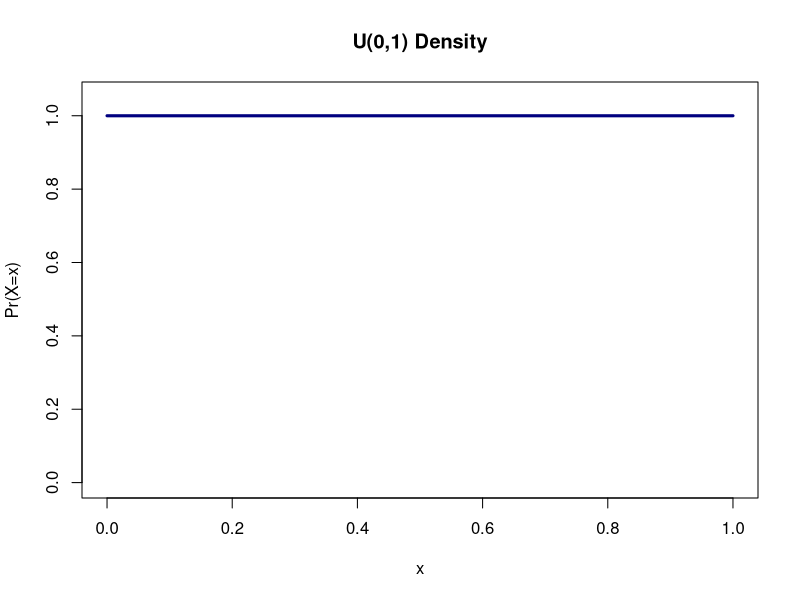
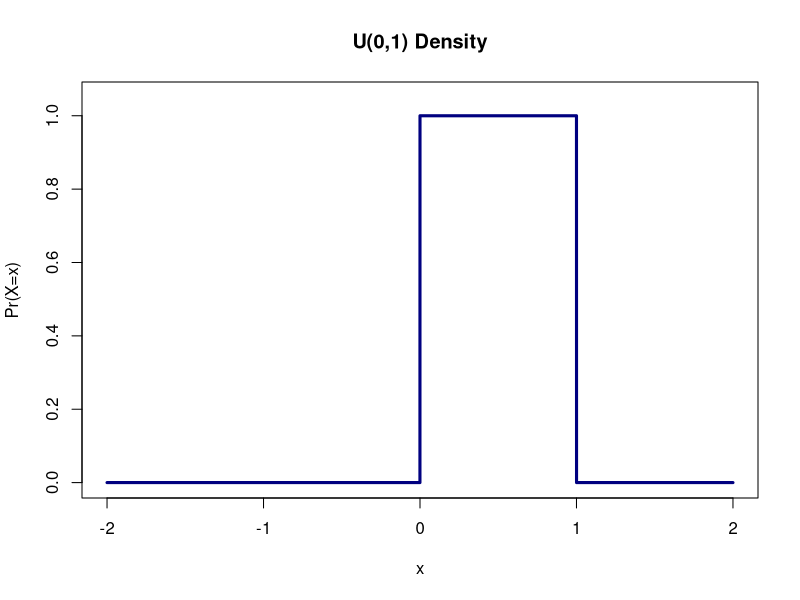
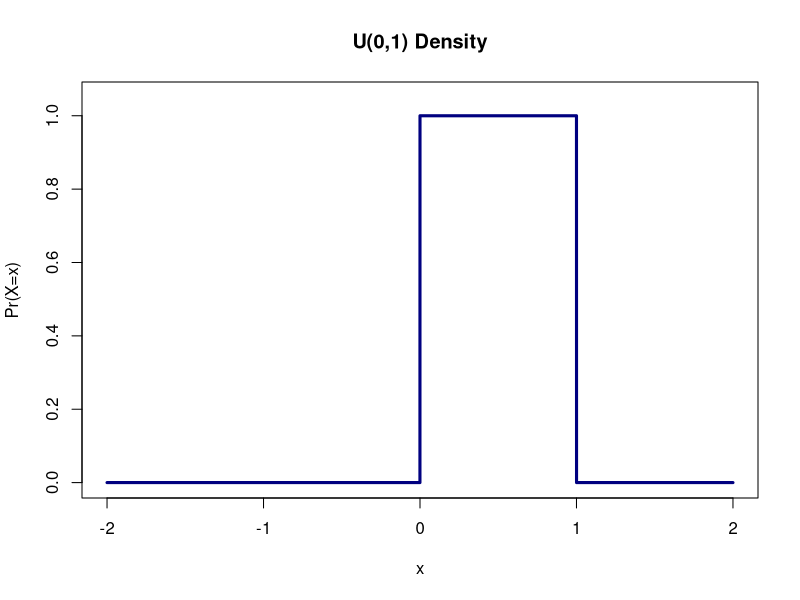
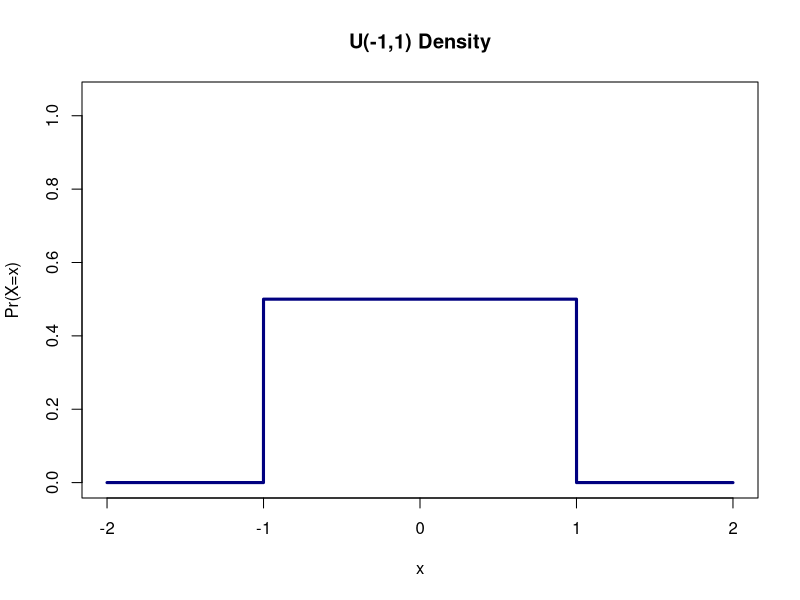
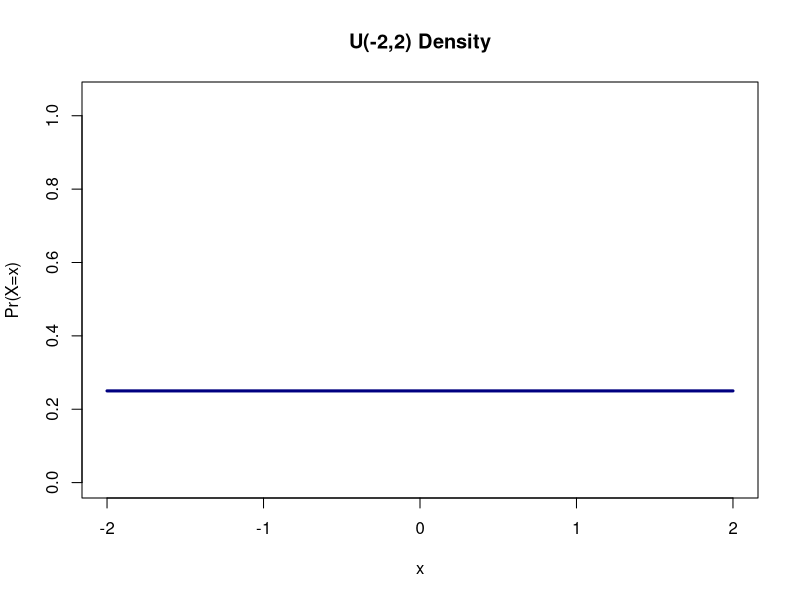
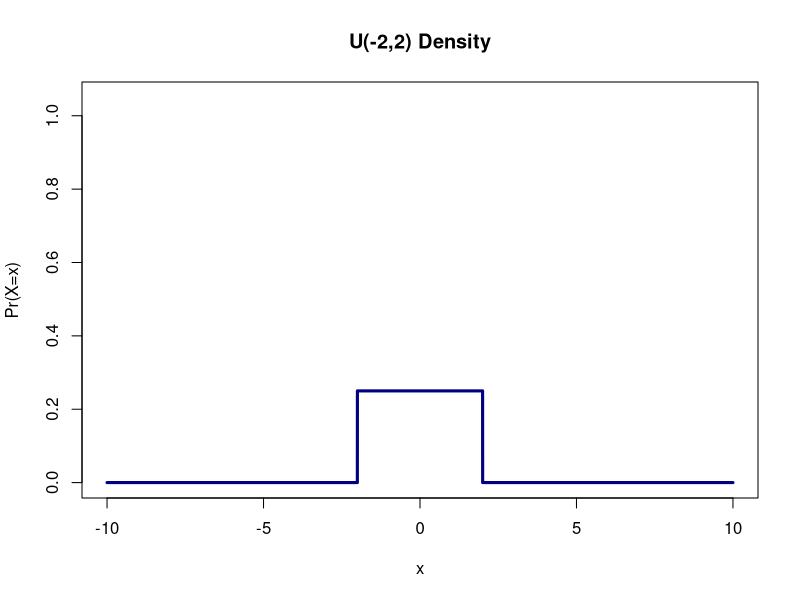
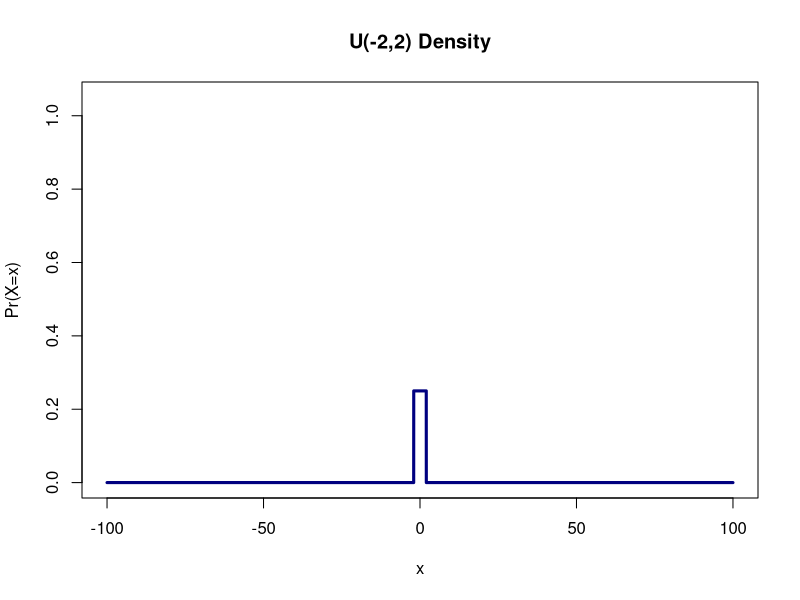
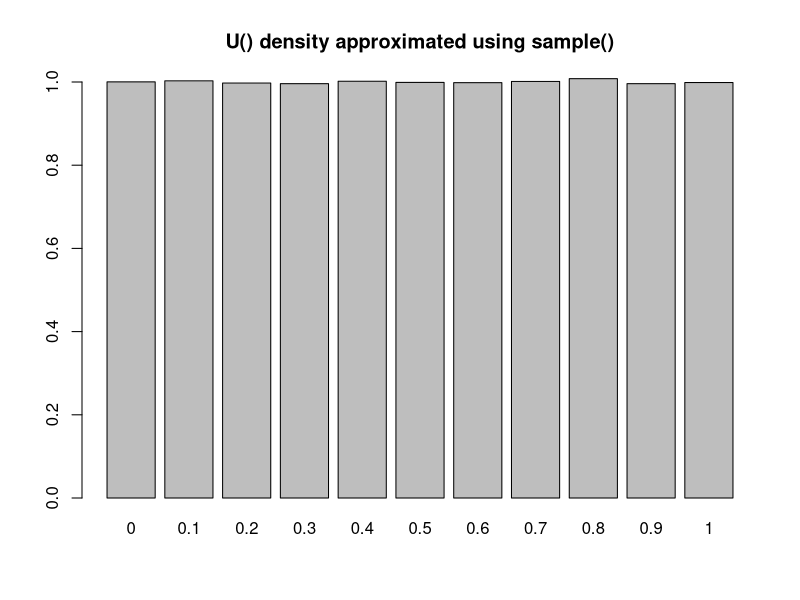

Here is the R script that generated these plots, in order: (Note: this script raises an error after producing the figures.)
## R_Demo_Simulation_Learning_Probability_Continuous_Distributions.R
##########################################################################
## INSTRUCTOR: Christopher Fariss
## COURSE NAME: Programming and Simulation Methods for Computational Social Science (1T, 2W)
## University of Essex Summer School 2025
##
## Date: 2025-07-08
##
## Please e-mail me if you find any errors or have and suggestions
## e-mail: cjf0006@gmail.com
## e-mail: cjfariss@umich.edu
##########################################################################
## Introduction to tutorial:
##
## For this R tutorial, we will learn about:
##
## (1) Discrete probability distributions for discrete events (e.g., a coin flip; rolling a 6-sided dice).
## (2) Continuous probability distributions (e.g., SAT, GRE or LSAT scores; human weight at birth; distance from the center of the board for the beanbag toss or cornhole game)
##
## Note: This lesson contains information you will use in a program challenge this week: select one continuous and/or one discrete probability distribution from below (not including Uniform, Normal, Bernoulli, or Binomial) and describe it in detail with ## comments and R code. See the examples for Uniform, Normal, Bernoulli, or Binomial distributions below. If you select 2 distributions, make sure one is continuous and the other is discrete.
##
##########################################################################

## Recall: probability mass or probability density: this is just how much probability does each event/outcome have and it all needs to sum to 1 to be a probability measure (see the less from last week)

## What is density? Density is the relative probability of sampling an event at a specific point along the range of possible values defined by the function.

##########################################################################
## continuous probability distributions usually called density functions
##########################################################################
##
## uniform distribution
##
## The uniform distribution is a continuous distribution
##
## The sample space S for the uniform distribution, is defined so that the density for any value is the same or uniform over the range of possible values that any one element can take. Instead of directly estimating probabilities as we did above, we will instead estimate density.
##
## What is density? Density is the relative probability of sampling an event a specific point along the range of possible values defined by the function.
##
## In other words, the uniform distribution with range a to b, denoted U (a, b), has a constant probability density of 1/(b-a) for a <= y <= b and zero probability elsewhere. The standard uniform is defined so that a=0 and b=1: U(0,1),
##
## range a <= y <= b
## distribution function: 1/(b - a)
## parameters: a and b
## R function names:
## dunif
## punif
## qunif
## runif
##
## parameters:
## formula for the mean: (a + b)/2
## formula for the variance: ((b - a)^2)/12
##
## let's define our own uniform function
uniform_function <- function(x,a,b){
  ifelse(x>=a & x<=b, 1/(b - a), 0)
}

## call our user defined function
uniform_function(1,0,1)
uniform_function(1,a=0,b=2)
uniform_function(1,-1,1)
uniform_function(1,-10,10)

uniform_function(-8,0,1)
uniform_function(-8,0,2)
uniform_function(-8,-1,1)
uniform_function(-8,-10,10)

## use R's based function for a uniform distribution
dunif(1,0,1)
dunif(1,0,2)
dunif(1,-1,1)
dunif(1,-10,10)

dunif(-8,0,1)
dunif(-8,0,2)
dunif(-8,-1,1)
dunif(-8,-10,10)

## we can use the p or probability version of the uniform function built into R to answer to the following question:
## What is the probability of observing a value between 0 and 0.5 for a uniform random variable that spans the range 0 to 1?
punif(0.5,0,1)

punif(0.25,0,1)

## What is the probability of observing a value between 0.25 and 0.5 for a uniform random variable that spans the range 0 to 1?
punif(0.5,0,1) - punif(0.25,0,1)

## Graph the Uniform density function using the curve() function
curve(expr=dunif, ylab="Pr(X=x)", type="l", xlim=c(0,1), ylim=c(0,1.05), lwd=3, col="navy", main="U(0,1) Density")

curve(expr=dunif, n=10001, from=-2,to=2, ylab="Pr(X=x)", type="l", xlim=c(-2,2), ylim=c(0,1.05), lwd=3, col="navy", main="U(0,1) Density")

curve(expr=dunif(x, min = 0, max = 1), n=10001, from=-2,to=2, ylab="Pr(X=x)", type="l", xlim=c(-2,2), ylim=c(0,1.05), lwd=3, col="navy", main="U(0,1) Density")

curve(expr=dunif(x, min = -1, max = 1), n=10001, from=-2,to=2, ylab="Pr(X=x)", type="l", xlim=c(-2,2), ylim=c(0,1.05), lwd=3, col="navy", main="U(-1,1) Density")

curve(expr=dunif(x, min = -2, max = 2), n=10001, from=-2,to=2, ylab="Pr(X=x)", type="l", xlim=c(-2,2), ylim=c(0,1.05), lwd=3, col="navy", main="U(-2,2) Density")

curve(expr=dunif(x, min = -2, max = 2), n=10001, from=-10,to=10, ylab="Pr(X=x)", type="l", xlim=c(-10,10), ylim=c(0,1.05), lwd=3, col="navy", main="U(-2,2) Density")

curve(expr=dunif(x, min = -2, max = 2), n=10001, from=-100,to=100, ylab="Pr(X=x)", type="l", xlim=c(-100,100), ylim=c(0,1.05), lwd=3, col="navy", main="U(-2,2) Density")


## how many of the draws are very close to the middle of the uniform distribution? (hint: what is the proportion)
sim_n <- 10000
random_draws <- runif(sim_n,0,1)
summary(random_draws)

## as a reminder 
length(unique(c(1,2,2)))

length(unique(random_draws))

table(random_draws>=0 & random_draws<=.25)

table(random_draws>=0 & random_draws<=.25)/sim_n

table(random_draws>=0 & random_draws<=.5)/sim_n

table(random_draws>=.4 & random_draws<=.5)/sim_n

table(random_draws>=0 & random_draws<=1)/sim_n

## we can calculate the above with the p-type function in R
## the p-type function for a density function tells us the density or probability of a function at a given value along the x-axis
## the p-type function turns density into probability by calculating the area under the curve at particular points along the real-number-line
punif(.25)

punif(.25) - punif(0)

punif(.5) - punif(0)

punif(1) - punif(0)

punif(1) - punif(-1)

punif(.5) - punif(.4)


## simulation using sample()

## set parameters
a <- 0
b <- 1

## let's approximate the normal distribution with a sample() function
x <- seq(from=a, to=b, by=.1)
x


## calculate the density using the normal distribution function dnorm() which is built into R
x_dunif <- dunif(x, min=a, max=b)
x_dunif

## simulate draws from a normal distribution
sim_size <- 1000000
x_samples <- sample(x, size=sim_size, replace=TRUE, prob=x_dunif)
w <- length(unique(x_samples)) * (1/(b-a))
w
x_dunif_estimate <- table(x_samples)/(sim_size / w) ## modify by the length() of the unique values in the x sequence
x_dunif_estimate
barplot(x_dunif_estimate, main="U() density approximated using sample()", ylim=c(0,1))
MASS::truehist(x_samples, main="U() density using sample()")

## simulate draws from the uniform distribution using runif()
x_samples <- runif(sim_size, min=a, max=b)
MASS::truehist(x_samples, main="U() density using runif()")
## more optional bonus problems



##########################################################################
##
## normal distribution
##
## The normal distribution is a continuous distribution
##
## The sample space S for the normal distribution, is defined so that the density for any value along the real number line from negative infinity to positive infinity. Instead of directly estimating probabilities as we did above, as with the uniform distribution we will instead estimate density.
##
## What is density? Density is the relative probability of sampling an event at a specific point along the range of possible values defined by the function.
##
## Unlike the uniform distribution the density value for a normal distribution varies (is not uniform) for different values along the real number line.
##
##
## range:
## distribution function: 1/(sigma*sqrt(2*pi)) * exp(-(y - mu)^2/2*sigma^2)
## parameters: the mean mu and the standard deviation sigma (or the variance sigma^2)
## R function names:
## dnorm
## pnorm
## qnorm
## rnorm
##
## parameters:
## formula for the mean: mu
## formula for the variance: sigma^2
##
## let's define our own uniform function
normal_density <- function(y, mu, sigma){
  1/(sigma*sqrt(2*pi)) * exp(-(y - mu)^2/2*sigma^2)
}

## call the user defined normal density function
normal_density(y=0, mu=0, sigma=1) ## standard normal density mu=0, sd=1
normal_density(y=0, mu=1, sigma=1)
normal_density(y=-1, mu=1, sigma=1)
normal_density(y=1, mu=1, sigma=1)
normal_density(y=1.5, mu=1, sigma=1)

## use R's based function for a normal distribution
dnorm(0, mean=0, sd=1)
dnorm(0, mean=1, sd=1)
dnorm(-1, mean=1, sd=1)
dnorm(1, mean=1, sd=1)
dnorm(1.5, mean=1, sd=1)

## Remember that for a normal distribution the probability of observing a specific event or value of a variable
## changes depending on where along the real number line the value resides.

## we can use the p or probability version of the normal function built into R to answer to the following question:

## What is the probability of observing a value between negative infinity and 0 for a normally distributed random variable with mean=0 and standard deviation=1 ?
pnorm(0, mean=0, sd=1)

pnorm(1, mean=0, sd=1)


## What is the probability of observing a value between -1 and 0 for a normally distributed random variable with mean=0 and standard deviation=1 ?
pnorm(0,0,1) - pnorm(-1,0,1)


pnorm(1,0,1) - pnorm(-1,0,1)

pnorm(2,0,1) - pnorm(-2,0,1)

pnorm(1.96,0,1) - pnorm(-1.96,0,1)


## Graph the Normal density function using the curve() function
curve(expr=dnorm, ylab="Pr(X=x)", type="l", xlim=c(-4,4), ylim=c(0,1), lwd=3, col="navy", main="N(0,1) Density")

curve(expr=dnorm, ylab="Pr(X=x)", type="l", xlim=c(-8,8), ylim=c(0,1), lwd=3, col="navy", main="N(0,1) Density")

curve(expr=dnorm(x, mean=0, sd=2), ylab="Pr(X=x)", type="l", xlim=c(-4,4), ylim=c(0,1.05), lwd=3, col="navy", main="N(0,2^2) Density")

curve(expr=dnorm(x, mean=0, sd=2), ylab="Pr(X=x)", type="l", xlim=c(-8,8), ylim=c(0,1.05), lwd=3, col="navy", main="N(0,2^2) Density")

curve(expr=dnorm(x, mean=0, sd=1/2), ylab="Pr(X=x)", type="l", xlim=c(-4,4), ylim=c(0,1.05), lwd=3, col="navy", main="N(0,.5^2) Density")

curve(expr=dnorm(x, mean=0, sd=1/2), ylab="Pr(X=x)", type="l", xlim=c(-8,8), ylim=c(0,1.05), lwd=3, col="navy", main="N(0,.5^2) Density")


## graph some randomly generated numbers

par(mfrow=c(2,2))

random_draws <- rnorm(10)
random_draws
truehist(random_draws)
curve(expr=dnorm, xlim=c(-3,3), col="darkorange", add=TRUE, lwd=2)

random_draws <- rnorm(100)
truehist(random_draws)
curve(expr=dnorm, xlim=c(-3,3), col="darkorange", add=TRUE, lwd=2)

random_draws <- rnorm(1000)
truehist(random_draws)
curve(expr=dnorm, xlim=c(-3,3), col="darkorange", add=TRUE, lwd=2)

random_draws <- rnorm(10000)
truehist(random_draws)
curve(expr=dnorm, xlim=c(-3,3), col="darkorange", add=TRUE, lwd=2)

## how many of the draws are very close to the middle of the uniform distribution?
## (hint: what is the proportion)
sim_n <- 100000
random_draws <- rnorm(sim_n)

table(random_draws>-1 & random_draws<1)/sim_n

table(random_draws>-1.96 & random_draws<1.96)/sim_n

table(random_draws>-2 & random_draws<2)/sim_n

table(random_draws>-3 & random_draws<3)/sim_n

## we can calculate the above with a p-type function in R
## the p-type function for a density function tells us the density or probability of a function at a given value along the x-axis
pnorm(1) - pnorm(-1)

pnorm(1.96) - pnorm(-1.96)

pnorm(2) - pnorm(-2)

pnorm(3) - pnorm(-3)




## let's graph this to see what is happening
## load packages
pkgs <- c("MASS")
invisible(sapply(pkgs, require, character.only = TRUE))

## create sequence of real numbers, these are a set of possible values that are estimate of the mean can take
x <- seq(-3,3,.1)
x
length(x)

## set mean and variance parameters
mu <- 0
sigma <- 1
sigma_pow2 <- sigma^2

## calculate the density using the normal distribution function
## density is a probability measure
x_density <- 1/(sigma*sqrt(2*pi)) * exp(-(x - mu)^2/2*sigma^2)

## calculate the density using the normal distribution function dnorm() which is built into R
x_dnorm <- dnorm(x, mean=mu, sd=sigma)

## plot the two estimated densities to verify that they are the same
par(mfrow=c(1,1))
plot(x_density, x_dnorm)

## plot the x_density variable along each value of x defined in the sequence above:
plot(x,x_density, xlab="random variable", ylab="density")

sum(x_density)/sum(x_density)  ## this should approach as we add more values to the sequence 1 either by decreasing the interval between values in the sequence or by increasing the total range of the sequence
sum(x_density[x<=0])/sum(x_density)
sum(x_density[x<=0 & x>=-1])/sum(x_density)

pnorm(0,0,1)
pnorm(0,0,1) - pnorm(-1,0,1)


## fill in the sequence more so that the values converge on the true values from the pnorm functions
x <- seq(-6,6,.001)
x_density <- 1/(sigma*sqrt(2*pi)) * exp(-(x - mu)^2/2*sigma^2)
sum(x_density)/sum(x_density)
sum(x_density[x<=0])/sum(x_density)
sum(x_density[x<=0 & x>=-1])/sum(x_density)

sum(x_density[x<=1 & x>=-1])/sum(x_density)
sum(x_density[x<=.1 & x>=-0.1])/sum(x_density)
sum(x_density[x<=.01 & x>=-0.01])/sum(x_density)
sum(x_density[x<=.001 & x>=-0.001])/sum(x_density)
sum(x_density[x<=.0001 & x>=-0.0001])/sum(x_density)


## simulation using sample()
## let's approximate the normal distribution with a sample() function
x <- -6:6
x

## set mean and variance parameters
mu <- 0
sigma <- 1
sigma_pow2 <- sigma^2

## calculate the density using the normal distribution function dnorm() which is built into R
x_dnorm <- dnorm(x, mean=mu, sd=sigma) ## N(0,1)
x_dnorm


## simulate draws from a normal distribution
sim_size <- 10000

## approximate normal distribution using sample() function
x_samples <- sample(x, size=sim_size, replace=TRUE, prob=x_dnorm)
table(x_samples)
prob_weigth <- sim_size/sum(x_dnorm) ## calculate a weight so that the densities integrate to 1
x_dnorm_estimate <- table(x_samples)/prob_weigth ## modify with the weight
x_dnorm_estimate[names(x_dnorm_estimate)=='0'] ## approximate density when x is the mean for N(0,1)

dnorm(0)

barplot(x_dnorm_estimate, main="N() density approximated using sample()")
truehist(x_samples, main="N() density approximated using sample()")


## update the sequence so it is more fine grained (more values to draw)
x <- seq(from=-6, to=6, by=.5)
x
x_dnorm <- dnorm(x, mean=mu, sd=sigma)
x_dnorm
sim_size <- 10000

## approximate normal distribution using sample() function
x_samples <- sample(x, size=sim_size, replace=TRUE, prob=x_dnorm)
prob_weigth <- sim_size/sum(x_dnorm) ## calculate a weight so that the densities integrate to 1
x_dnorm_estimate <- table(x_samples)/prob_weigth ## modify with the weight
x_dnorm_estimate[names(x_dnorm_estimate)=='0'] ## approximate density when x is the mean for N(0,1)

barplot(x_dnorm_estimate, main="N() density approximated using sample()")
truehist(x_samples, main="N() density approximated using sample()")

## update the sequence so it is more fine grained (more values to draw)
x <- seq(from=-6, to=6, by=.1)
#x
x_dnorm <- dnorm(x, mean=mu, sd=sigma)
sim_size <- 10000

## approximate normal distirbution using sample() function
x_samples <- sample(x, size=sim_size, replace=TRUE, prob=x_dnorm)
prob_weigth <- sim_size/sum(x_dnorm) ## calculate a weight so that the densities integrate to 1
x_dnorm_estimate <- table(x_samples)/prob_weigth ## modify with the weight
x_dnorm_estimate[names(x_dnorm_estimate)=='0'] ## approximate density when x is the mean for N(0,1)
barplot(x_dnorm_estimate, main="N() density approximated using sample()")
truehist(x_samples, main="N() density approximated using sample()")


## simulate draws from the normal distribution using rnorm()
x_samples <- rnorm(sim_size, mean=mu, sd=sigma)
MASS::truehist(x_samples, main="N() density using rnorm()")
## more optional bonus problems



## update the sequence so it is more fine grained (more values to draw)
x <- seq(from=-10, to=10, by=.001)
#x
x_dnorm <- dnorm(x, mean=mu, sd=sigma)


sim_size <- 10000000

## approximate normal distribution using sample() function
x_samples <- sample(x, size=sim_size, replace=TRUE, prob=x_dnorm)
prob_weigth <- sim_size/sum(x_dnorm) ## calculate a weight so that the densities integrate to 1
x_dnorm_estimate <- table(x_samples)/prob_weigth ## modify with the weight
x_dnorm_estimate[names(x_dnorm_estimate)=='0'] ## approximate density when x is the mean for N(0,1)
dnorm(0,mean=mu, sd=sigma)

barplot(x_dnorm_estimate, main="N() density approximated using sample()")
truehist(x_samples, main="N() density approximated using sample()")


##########################################################################
## additional continuous probability distributions usually called density functions
##########################################################################
##
## Student's t-distribution
##
## R function names:
## dt
## pt
## qt
## rt
##
##########################################################################
## exponential distribution
##
## R function names:
## dexp
## pexp
## qexp
## rexp
##
##########################################################################
## chi-squared distribution
##
## R function names:
## dchisq
## pchisq
## qchisq
## rchisq
##
##########################################################################
## f-distribution
##
## R function names:
## df
## pf
## qf
## rf
##
##########################################################################
## gamma distribution
##
## R function names:
## dgamma
## pgamma
## qgamma
## rgamma
##
##########################################################################
## beta distributions
##
## R function names:
## dbeta
## pbeta
## qbeta
## rbeta
